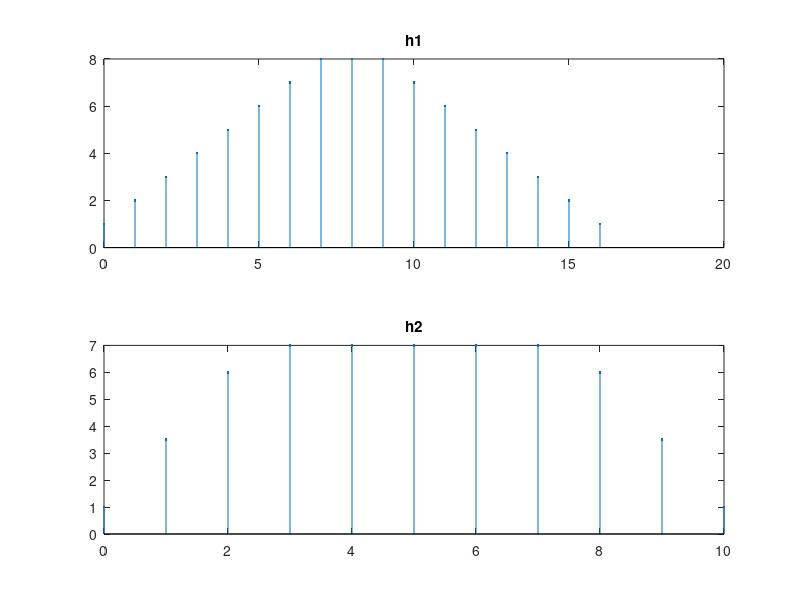

MATLAB code for this plot:
x = ones(1,8);

h1 = ones(1,10);
h2 = [1 2.5 2.5 1];

y1 = conv(x,h1);
y2 = conv(x,h2);

subplot(2,1,1);
stem(0:length(y1)-1, y1,'.');
title("h1");

subplot(2,1,2);
stem(0:length(y2)-1, y2,'.');
title("h2"); 